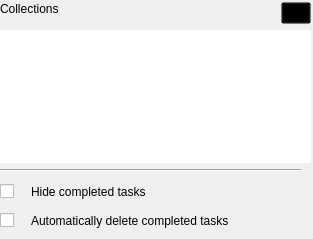
<?xml version="1.0" encoding="UTF-8"?>
<ui version="4.0">
 <class>config</class>
 <widget class="QWidget" name="config">
  <property name="geometry">
   <rect>
    <x>0</x>
    <y>0</y>
    <width>313</width>
    <height>239</height>
   </rect>
  </property>
  <property name="minimumSize">
   <size>
    <width>313</width>
    <height>239</height>
   </size>
  </property>
  <property name="windowTitle">
   <string>Configuration</string>
  </property>
  <widget class="Line" name="line">
   <property name="geometry">
    <rect>
     <x>0</x>
     <y>150</y>
     <width>301</width>
     <height>41</height>
    </rect>
   </property>
   <property name="orientation">
    <enum>Qt::Horizontal</enum>
   </property>
  </widget>
  <widget class="QWidget" name="layoutWidget">
   <property name="geometry">
    <rect>
     <x>0</x>
     <y>2</y>
     <width>311</width>
     <height>161</height>
    </rect>
   </property>
   <layout class="QVBoxLayout" name="verticalLayout">
    <item>
     <layout class="QHBoxLayout" name="horizontalLayout">
      <item>
       <widget class="QLabel" name="label_4">
        <property name="text">
         <string>&lt;html&gt;&lt;head/&gt;&lt;body&gt;&lt;p&gt;Collections&lt;/p&gt;&lt;/body&gt;&lt;/html&gt;</string>
        </property>
        <property name="alignment">
         <set>Qt::AlignLeading|Qt::AlignLeft|Qt::AlignTop</set>
        </property>
       </widget>
      </item>
      <item>
       <widget class="QPushButton" name="loadCollections">
        <property name="maximumSize">
         <size>
          <width>30</width>
          <height>30</height>
         </size>
        </property>
        <property name="styleSheet">
         <string notr="true">background-color:transparent</string>
        </property>
        <property name="text">
         <string/>
        </property>
       </widget>
      </item>
     </layout>
    </item>
    <item>
     <widget class="QListWidget" name="collectionsList">
      <property name="maximumSize">
       <size>
        <width>16777215</width>
        <height>16777215</height>
       </size>
      </property>
      <property name="frameShape">
       <enum>QFrame::NoFrame</enum>
      </property>
      <property name="frameShadow">
       <enum>QFrame::Plain</enum>
      </property>
      <property name="autoScroll">
       <bool>true</bool>
      </property>
      <property name="spacing">
       <number>2</number>
      </property>
      <property name="uniformItemSizes">
       <bool>true</bool>
      </property>
      <property name="sortingEnabled">
       <bool>false</bool>
      </property>
     </widget>
    </item>
   </layout>
  </widget>
  <widget class="QWidget" name="">
   <property name="geometry">
    <rect>
     <x>0</x>
     <y>180</y>
     <width>311</width>
     <height>52</height>
    </rect>
   </property>
   <layout class="QVBoxLayout" name="verticalLayout_2">
    <item>
     <layout class="QHBoxLayout" name="horizontalLayout_3">
      <item>
       <widget class="QCheckBox" name="autoHide">
        <property name="enabled">
         <bool>true</bool>
        </property>
        <property name="maximumSize">
         <size>
          <width>25</width>
          <height>25</height>
         </size>
        </property>
        <property name="text">
         <string/>
        </property>
       </widget>
      </item>
      <item alignment="Qt::AlignLeft">
       <widget class="QLabel" name="label_2">
        <property name="text">
         <string>Hide completed tasks</string>
        </property>
        <property name="alignment">
         <set>Qt::AlignLeading|Qt::AlignLeft|Qt::AlignVCenter</set>
        </property>
        <property name="wordWrap">
         <bool>false</bool>
        </property>
       </widget>
      </item>
     </layout>
    </item>
    <item>
     <layout class="QHBoxLayout" name="horizontalLayout_2">
      <item>
       <widget class="QCheckBox" name="autoDel">
        <property name="enabled">
         <bool>true</bool>
        </property>
        <property name="maximumSize">
         <size>
          <width>25</width>
          <height>25</height>
         </size>
        </property>
        <property name="text">
         <string/>
        </property>
       </widget>
      </item>
      <item>
       <widget class="QLabel" name="label">
        <property name="text">
         <string>Automatically delete completed tasks</string>
        </property>
       </widget>
      </item>
     </layout>
    </item>
   </layout>
  </widget>
 </widget>
 <resources/>
 <connections/>
</ui>
